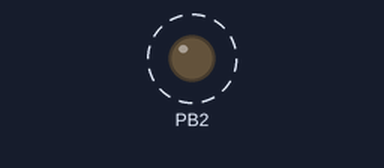
The program below on a simulated ATmega328P, built with avr-gcc and emulated at 16 MHz. On the bench: output pins drawn as LEDs (lit = HIGH). Dashed ring = blinking. What the program prints to the serial monitor is not drawn.

Above: at 0.5 s.
Timing chart, 0 to 4.6 s (numbered marks = the images above):
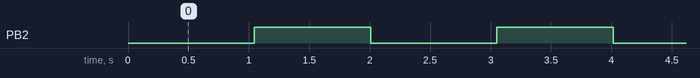

The program:

main.c
```c
#define F_CPU 16000000UL
#include <avr/io.h>
#include <util/delay.h>
#include "uart.h"


int main(void)
{
	UART_Init();
	uint8_t chip_id,MSB,LSB,XLSB,T1_L,T1_U,T2_L,T2_U,T3_U,T3_L;
	uint16_t dig_T1,dig_T2;
	int dig_T3,T_new,T_int,T_frac;
	float var1,var2,t_fine,T;
	uint32_t temp;
    DDRB|=(1<<DDB3)|(1<<DDB5)|(1<<DDB2); //MOSI, SCK.CSB are configured as output
	DDRB&=~(1<<DDB4);  //config MISO as input

	SPCR|=((1<<SPE)|(1<<MSTR)|(1<<SPR0)); // Enable spi and select master
	SPCR&=~((1<<SPR1)|(1<<CPOL)|(1<<CPHA));       // set clock to 1mhz


    while (1)
    {
		PORTB&=~(1<<PB2);  //selecting slave
		SPDR=(0XD0|0X80); //ensuring 1 on MSB(reading)
		while(!(SPSR&(1<<SPIF))); //wait till flag set
		(void)SPDR; //reading SPDR to reset flag(garbage value)

		SPDR=0X00; //sending dummy to read value from BMP280
		while(!(SPSR&(1<<SPIF)));   //wait till flag is set
		chip_id=SPDR; //reading chip_id
		UART_TxHex(chip_id);
		_delay_ms(1000);
		PORTB|=(1<<PB2);  //deselecting slave,


		//enabling measurement by writing 0X27 to 0XF4 register of BMP280
		PORTB&=~(1<<PB2); //selecting slave
		SPDR=(0XF4&0X7F); // Ensuring 0 on MSB for writing
		while(!(SPSR&(1<<SPIF))); //wait for flag to set
		(void)SPDR; //dummy reading

		SPDR=0X27;  //writing to F4 to BMP280
		while(!(SPSR&(1<<SPIF)));
		(void)SPDR;
		PORTB|=(1<<PB2); //deselcting slave


		PORTB&=~(1<<PB2); //selecting slave
		SPDR=(0XFA|0X80);  //ensuring 1 ON MSB for reading
		while(!(SPSR&(1<<SPIF))); //wait till flag set
		(void)SPDR;

		SPDR=0X00;
		while(!(SPSR&(1<<SPIF)));
		MSB=SPDR; //read MSB


		SPDR=0X00;
		while(!(SPSR&(1<<SPIF)));
		LSB=SPDR;


		SPDR=0X00;
		while(!(SPSR&(1<<SPIF)));
		XLSB=SPDR;

		temp=((uint32_t)MSB<<12|(uint32_t )LSB<<4|(uint32_t)XLSB>>4);
		PORTB|=(1<<PB2);


		//Reading tempereture compensation values
		PORTB&=~(1<<PB2); //selecting slave
		SPDR=(0X88|0X80);  //ensuring 1 ON MSB for reading
		while(!(SPSR&(1<<SPIF))); //wait till flag set
		(void)SPDR;

		SPDR=0X00;
		while(!(SPSR&(1<<SPIF)));
		T1_L=SPDR; //read MSB


		SPDR=0X00;
		while(!(SPSR&(1<<SPIF)));
		T1_U=SPDR;


		SPDR=0X00;
		while(!(SPSR&(1<<SPIF)));
		T2_L=SPDR;

		SPDR=0X00;
		while(!(SPSR&(1<<SPIF)));
		T2_U=SPDR; //read MSB


		SPDR=0X00;
		while(!(SPSR&(1<<SPIF)));
		T3_L=SPDR;


		SPDR=0X00;
		while(!(SPSR&(1<<SPIF)));
		T3_U=SPDR;
		PORTB|=(1<<PB2);


		dig_T1=((uint16_t)T1_U<<8)|T1_L;
		dig_T2=((uint16_t)T2_U<<8)|T2_L;
		dig_T3=((uint16_t)T3_U<<8)|T3_L;

		var1=((temp/16384.0f))-((dig_T1/1024.0f))*dig_T2;
		var2=((temp/131072.0f))-((dig_T2/8192.0f))*dig_T3;


		t_fine=var1+var2;
		T=t_fine/5120.0f;

		T_new=T*100;
		T_int=T_new/100;
		T_frac=T_new%100;

		UART_TxNumber(T_int);
		UART_TxChar('.');

		if(T_frac<10){
			UART_TxChar('0');
		}
	UART_TxNumber(T_frac);
	UART_TxChar('\n');


		//UART_TxNumber(T);

		_delay_ms(1000);


		/*UART_TxNumber(dig_T2);
		UART_TxChar('\n');

		UART_TxNumber(dig_T3);
		UART_TxChar('\n');

		_delay_ms(1000);
		PORTB|=(1<<PB2);*/


    }
}
```

uart.c
```c
#include "uart.h"


void UART_Init(void)

{

	UBRR0H = (unsigned char)(UBRR_VALUE >> 8);

	UBRR0L = (unsigned char)UBRR_VALUE;

	UCSR0B = (1 << TXEN0); // Enable transmitter

	UCSR0C = (1 << UCSZ01) | (1 << UCSZ00); // 8-bit data

}


void UART_TxChar(char data)

{

	while (!(UCSR0A & (1 << UDRE0)));

	UDR0 = data;

}


void UART_TxString(const char *str)

{

	while (*str)

	{

		UART_TxChar(*str++);

	}

}


void UART_TxHex(uint8_t value)

{

	const char hexChars[] = "0123456789ABCDEF";

	char hex[5];

	hex[0] = hexChars[(value >> 4) & 0x0F];

	hex[1] = hexChars[value & 0x0F];

	hex[2] = '\r';

	hex[3] = '\n';

	hex[4] = '\0';

	UART_TxString("0x");

	UART_TxString(hex);

}

void UART_TxNumber(uint32_t num)

{

	char buffer[12];

	ltoa(num, buffer, 10); // convert to string (long to ASCII)

	UART_TxString(buffer);

}
```

uart.h
```c
#ifndef UART_H_

#define UART_H_


#include <avr/io.h>

#include <stdlib.h>


#define F_CPU 16000000UL

#define BAUDRATE 9600

#define UBRR_VALUE ((F_CPU / (16UL * BAUDRATE)) - 1)


// === Function Prototypes ===

void UART_Init(void);

void UART_TxChar(char data);

void UART_TxString(const char *str);

void UART_TxHex(uint8_t value);

void UART_TxNumber(uint32_t num);


#endif
```

Measured:
- by itself, PB2: alternates HIGH for 0.96 s and LOW for 1.0 s
